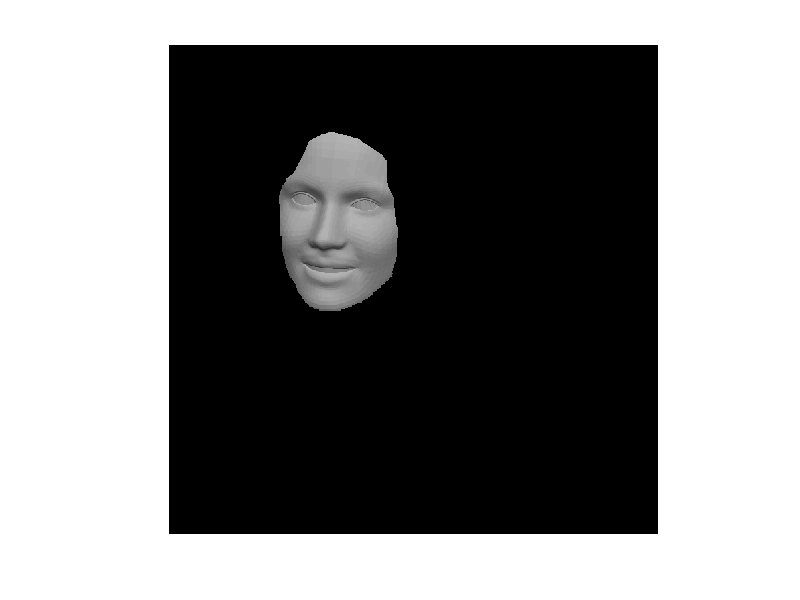

Write MATLAB code to recreate this figure.
function [ ] = RecoverLight( )
%RECOVERLIGHT Summary of this function goes here
%   Detailed explanation goes here

albedo = 0.8;
I = importdata('RefImage.mat'); %input data
MaskImage = importdata('RefMaskImage.mat'); %input data
Nref = importdata('RefNormalizedNormalsV.mat'); %input data
[imageWidth, imageHeight] = size(I);

length = 4;

A = zeros(length, length);
LightDirV = zeros(length, 1);
b = zeros(length, 1);

for k=1:length
    for i = 1:imageWidth
       for j = 1:imageHeight
           if(MaskImage(i,j) > 0.5)
               Nx = Nref(((i-1)*imageHeight+j-1)*3+1);
               Ny = Nref(((i-1)*imageHeight+j-1)*3+2);
               Nz = Nref(((i-1)*imageHeight+j-1)*3+3);
               
               if length == 9
                   Y = [1, Nx, Ny, Nz, Nx*Ny, Nx*Nz, Ny*Nz, Nx*Nx-Ny*Ny, 3*Nz*Nz-1];
               else
                   Y = [1, Nx, Ny, Nz];
               end
               
               b(k) = b(k) + I(i,j)*Y(k);
               %A(k,:) = A(k,:)+ albedo*double(Y(k))*double(Y);
               for ii = 1:length
                   A(k, ii) = A(k, ii) + albedo*Y(k)*Y(ii); 
               end
               %A(k,:) = A(k,:)+ albedo*Y(k)*Y;
           end
       end
    end
end

LightDirV = A\b;

save LightDirV.mat LightDirV;


%Use the LightDirV to calculate the image intensity
ComputedImage = zeros(imageWidth, imageHeight);
for k=1:length
    for i = 1:imageWidth
       for j = 1:imageHeight
           if(MaskImage(i,j) > 0.5)
               Nx = Nref(((i-1)*imageHeight+j-1)*3+1);
               Ny = Nref(((i-1)*imageHeight+j-1)*3+2);
               Nz = Nref(((i-1)*imageHeight+j-1)*3+3);
               %Y = [1, Nx, Ny, Nz, Nx*Ny, Nx*Nz, Ny*Nz, Nx*Nx-Ny*Ny, 3*Nz*Nz-1];
               if length == 9
                   Y = [1, Nx, Ny, Nz, Nx*Ny, Nx*Nz, Ny*Nz, Nx*Nx-Ny*Ny, 3*Nz*Nz-1];
               else
                   Y = [1, Nx, Ny, Nz];
               end
               
               %Y = [1, -p/N, -q/N, 1/N];
               
               ComputedImage(i, j) = max(0, albedo*dot(Y,LightDirV));
           end
       end
    end
end

imshow(ComputedImage);
save ComputedImage.mat ComputedImage;

end

